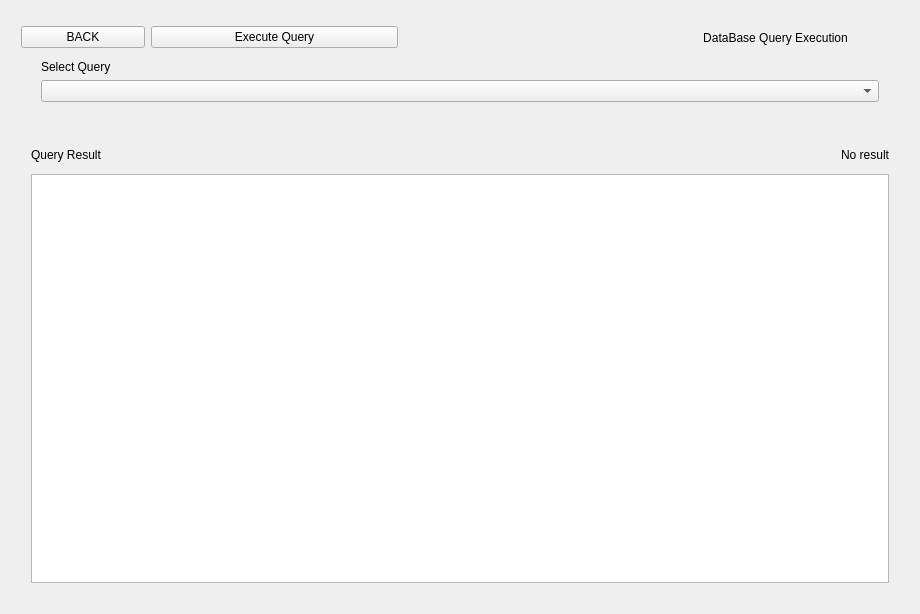
<?xml version="1.0" encoding="UTF-8"?>
<ui version="4.0">
 <class>Form</class>
 <widget class="QWidget" name="Form">
  <property name="windowModality">
   <enum>Qt::NonModal</enum>
  </property>
  <property name="geometry">
   <rect>
    <x>0</x>
    <y>0</y>
    <width>920</width>
    <height>614</height>
   </rect>
  </property>
  <property name="windowTitle">
   <string>Form</string>
  </property>
  <layout class="QVBoxLayout" name="verticalLayout_2">
   <item>
    <layout class="QVBoxLayout" name="verticalLayout" stretch="1,2,14">
     <property name="leftMargin">
      <number>10</number>
     </property>
     <property name="topMargin">
      <number>10</number>
     </property>
     <property name="rightMargin">
      <number>10</number>
     </property>
     <property name="bottomMargin">
      <number>10</number>
     </property>
     <item>
      <layout class="QHBoxLayout" name="top" stretch="1,2,2,2">
       <item>
        <widget class="QPushButton" name="back">
         <property name="text">
          <string>BACK</string>
         </property>
        </widget>
       </item>
       <item>
        <widget class="QPushButton" name="execute_query">
         <property name="text">
          <string>Execute Query</string>
         </property>
        </widget>
       </item>
       <item>
        <spacer name="horizontalSpacer">
         <property name="orientation">
          <enum>Qt::Horizontal</enum>
         </property>
         <property name="sizeHint" stdset="0">
          <size>
           <width>40</width>
           <height>20</height>
          </size>
         </property>
        </spacer>
       </item>
       <item>
        <widget class="QLabel" name="title">
         <property name="text">
          <string>DataBase Query Execution</string>
         </property>
         <property name="alignment">
          <set>Qt::AlignCenter</set>
         </property>
        </widget>
       </item>
      </layout>
     </item>
     <item>
      <layout class="QFormLayout" name="middle">
       <property name="rowWrapPolicy">
        <enum>QFormLayout::WrapAllRows</enum>
       </property>
       <property name="labelAlignment">
        <set>Qt::AlignLeading|Qt::AlignLeft|Qt::AlignVCenter</set>
       </property>
       <property name="leftMargin">
        <number>20</number>
       </property>
       <property name="topMargin">
        <number>0</number>
       </property>
       <property name="rightMargin">
        <number>20</number>
       </property>
       <property name="bottomMargin">
        <number>20</number>
       </property>
       <item row="0" column="0">
        <widget class="QLabel" name="query_label">
         <property name="text">
          <string>Select Query</string>
         </property>
        </widget>
       </item>
       <item row="0" column="1">
        <widget class="QComboBox" name="query_selection">
         <property name="placeholderText">
          <string>Select a query to execute</string>
         </property>
        </widget>
       </item>
      </layout>
     </item>
     <item>
      <layout class="QVBoxLayout" name="bottom" stretch="1,16">
       <property name="leftMargin">
        <number>10</number>
       </property>
       <property name="topMargin">
        <number>10</number>
       </property>
       <property name="rightMargin">
        <number>10</number>
       </property>
       <property name="bottomMargin">
        <number>10</number>
       </property>
       <item>
        <layout class="QHBoxLayout" name="state_container">
         <item>
          <widget class="QLabel" name="result_title">
           <property name="text">
            <string>Query Result</string>
           </property>
          </widget>
         </item>
         <item>
          <widget class="QLabel" name="state">
           <property name="text">
            <string>No result</string>
           </property>
           <property name="textFormat">
            <enum>Qt::AutoText</enum>
           </property>
           <property name="alignment">
            <set>Qt::AlignRight|Qt::AlignTrailing|Qt::AlignVCenter</set>
           </property>
          </widget>
         </item>
        </layout>
       </item>
       <item>
        <layout class="QVBoxLayout" name="table_container">
         <item>
          <widget class="QTableWidget" name="table">
           <attribute name="verticalHeaderVisible">
            <bool>false</bool>
           </attribute>
          </widget>
         </item>
        </layout>
       </item>
      </layout>
     </item>
    </layout>
   </item>
  </layout>
 </widget>
 <resources/>
 <connections/>
</ui>
